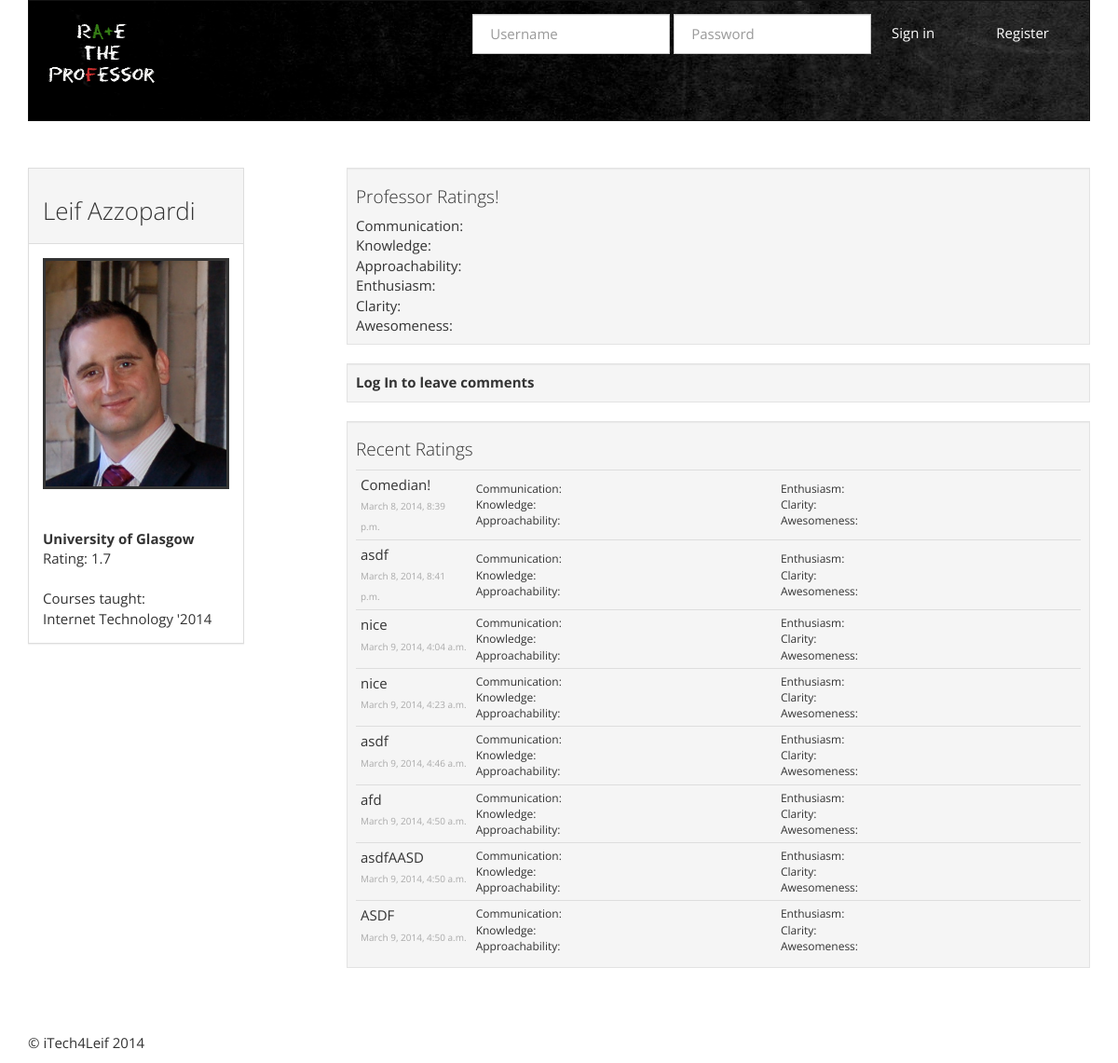
The app's page /rate_the_professor/professor/1/, older data.
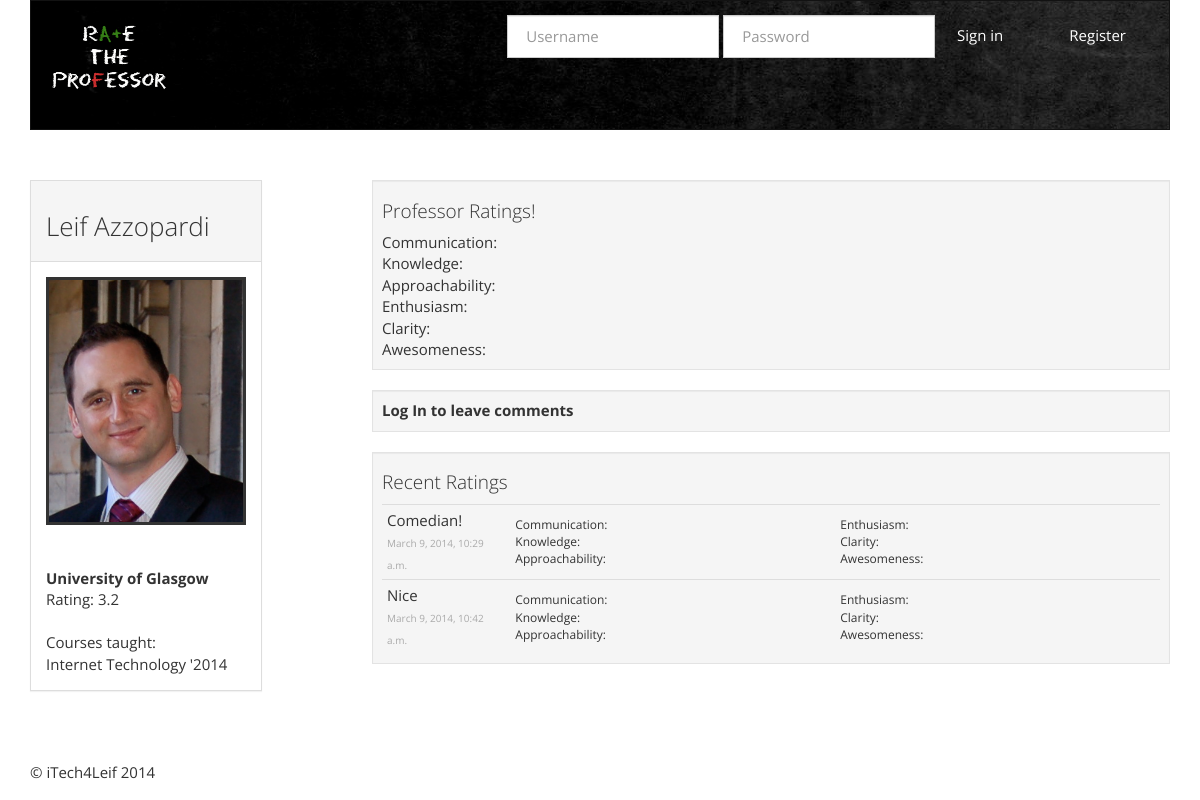
The same page, newer data.
### rate_the_professor/models.py (models this page shows, shortened)
class Professor(models.Model):
    title = models.CharField(max_length=64)
    first_name = models.CharField(max_length=256)
    last_name = models.CharField(max_length=256)
    sum_of_communication = models.DecimalField(max_digits=10, decimal_places=1, default=2.5)
    no_of_communication = models.IntegerField(default=1)
    overall_communication = models.DecimalField(max_digits=2, decimal_places=1, default=2.5)
    sum_of_knowledge = models.DecimalField(max_digits=10, decimal_places=1, default=2.5)
    no_of_knowledge = models.IntegerField(default=1)
    overall_knowledge = models.DecimalField(max_digits=2, decimal_places=1, default=2.5)
    sum_of_approachability = models.DecimalField(max_digits=10, decimal_places=1, default=2.5)
    no_of_approachability = models.IntegerField(default=1)
    overall_approachability = models.DecimalField(max_digits=2, decimal_places=1, default=2.5)
    sum_of_enthusiasm = models.DecimalField(max_digits=10, decimal_places=1, default=2.5)
    no_of_enthusiasm = models.IntegerField(default=1)
    overall_enthusiasm = models.DecimalField(max_digits=2, decimal_places=1, default=2.5)
    sum_of_clarity = models.DecimalField(max_digits=10, decimal_places=1, default=2.5)
    no_of_clarity = models.IntegerField(default=1)
    overall_clarity = models.DecimalField(max_digits=2, decimal_places=1, default=2.5)
    sum_of_awesomeness = models.DecimalField(max_digits=10, decimal_places=1, default=2.5)
    no_of_awesomeness = models.IntegerField(default=1)
    overall_awesomeness = models.DecimalField(max_digits=2, decimal_places=1, default=2.5)
    sum_of_ratings = models.DecimalField(max_digits=10, decimal_places=1, default=2.5)
    no_of_ratings = models.IntegerField(default=1)
    overall_rating = models.DecimalField(max_digits=2, decimal_places=1, default=2.5)
    picture = models.ImageField(upload_to='professors', blank=True)
    university = models.ForeignKey(University)
    courses_taught = models.ManyToManyField(Course)
    website_url = models.URLField()
    def _full_name(self):
        return u'%s %s %s ' % (self.title, self.first_name, self.last_name)
    full_name = property(_full_name)

class University(models.Model):
    uni_name = models.CharField(max_length=256, unique=True)
    website_url = models.URLField()
    def __unicode__(self):
        return self.uni_name

class Course(models.Model):
    course_name = models.CharField(max_length=512)
    university = models.ForeignKey(University)
    department = models.ForeignKey(Department)
    start_date = models.DateField()
    def _course_date(self):
        return self.start_date.strftime("'%Y")
    course_date = property(_course_date)
    def __unicode__(self):
        return u'%s %s' % (self.course_name, self.course_date)

class Rating(models.Model):
    user = models.ForeignKey(User, null=True)
    professor = models.ForeignKey(Professor)
    communication = models.DecimalField(max_digits=2, decimal_places=1, default=2.5)
    knowledge = models.DecimalField(max_digits=2, decimal_places=1, default=2.5)
    approachability = models.DecimalField(max_digits=2, decimal_places=1, default=2.5)
    enthusiasm = models.DecimalField(max_digits=2, decimal_places=1, default=2.5)
    clarity = models.DecimalField(max_digits=2, decimal_places=1, default=2.5)
    awesomeness = models.DecimalField(max_digits=2, decimal_places=1, default=2.5)
    comment = models.CharField(max_length=1024, null=False)
    datetime = models.DateTimeField(auto_now_add=True)
    def _calculate_rating(self):
        return u'%.2f' % ((self.communication + self.knowledge + self.approachability
                + self.enthusiasm + self.clarity + self.awesomeness) / 6)
    rating = property(_calculate_rating)

### rate_the_professor/views.py (the view)
# urls.py: ,url(r'^professor/(?P<professor_id>\w+)/$', views.professor, name='professor')
def professor(request, professor_id):
    context = RequestContext(request)
    context_dict = {'professor_id': professor_id}
    if request.method == 'POST':
        form = RatingForm(request.POST)
        if form.is_valid():
            rating = form.save(commit=False)
            rating.user = request.user
            rating.professor = Professor(id=professor_id)
            form.save()
            professor = Professor.objects.get(id=professor_id)
            update_professor_scores(professor, rating)
            form = RatingForm()
        else:
            pass
    else:
        form = RatingForm()
    try:
        professor = Professor.objects.get(id=professor_id)
        ratings = Rating.objects.filter(professor=professor_id)
        context_dict['ratings'] = ratings
        context_dict['professor'] = professor
        courses_taught = Course.objects.filter(professor__id=professor_id)
        context_dict['courses_taught'] = courses_taught
    except Professor.DoesNotExist:
        pass
    context_dict['form'] = form
    return render_to_response('rate_the_professor/professor.html', context_dict, context)

### rate_the_professor/forms.py
class RatingForm(forms.ModelForm):
    communication = forms.DecimalField(initial=0, help_text="Communication")
    knowledge = forms.DecimalField(initial=0, help_text="Knowledge")
    approachability = forms.DecimalField(initial=0, help_text="Approachability")
    enthusiasm = forms.DecimalField(initial=0, help_text="Enthusiasm")
    clarity = forms.DecimalField(initial=0, help_text="Clarity")
    awesomeness = forms.DecimalField(max_digits=2, decimal_places=1, initial=0, help_text="Awesomeness")
    comment = forms.CharField(widget=forms.TextInput(), max_length=1024, help_text="Comment")
    class Meta:
        model = Rating
        fields = ('communication', 'knowledge', 'approachability', 'enthusiasm', 'clarity', 'awesomeness', 'comment')

### templates/rate_the_professor/professor.html (shortened to what this page needs)
{% extends 'rate_the_professor/base.html' %}
{% load static %}
{% block body_block %}
    {% if professor %}
<div class="panel panel-default">
    <div class="panel-heading"><h3>{{ professor.first_name }} {{ professor.last_name }}</h3></div>
    <div class="panel-body" >
        <table>
            <tr><td>
                <div class="profpic">
                <img src="/media/professors/{{ professor.picture }}" width="200px">
                </div>
            </td></tr>
            <tr><td> <br> </td></tr>
            <tr><td>  <br></td></tr>
            <tr><td><strong>{{ professor.university }}</strong></td></tr>
            <tr><td>Rating: {{ professor.overall_rating }}</td></tr>
            {% if courses_taught %}
            <tr><td>&nbsp;</td></tr>
            <tr><td>Courses taught:</td></tr>
            {% for course in courses_taught %}
            <tr><td>{{ course }}</td></tr>
            {% endfor %}
            {% endif %}
        </table>
    </div>
</div>
        <div class="well well-sm" width=80%>
            <h4>Professor Ratings!</h4>
            <table>
                <tr><td class="prof-rating">Communication: </td><td class="big-rating">{{ professor.overall_communication }}</td></tr>
                <tr><td class="prof-rating">Knowledge: </td><td class="big-rating">{{ professor.overall_knowledge }}</td></tr>
                <tr><td class="prof-rating">Approachability: </td><td class="big-rating">{{ professor.overall_approachability }}</td></tr>
                <tr><td class="prof-rating">Enthusiasm: </td><td class="big-rating">{{ professor.overall_enthusiasm }}</td></tr>
                <tr><td class="prof-rating">Clarity: </td><td class="big-rating">{{ professor.overall_clarity }}</td></tr>
                <tr><td class="prof-rating">Awesomeness: </td><td class="big-rating">{{ professor.overall_awesomeness }}</td></tr>
            </table>
        </div>
        <div class="well well-sm">
            {% if user.is_authenticated %}
                 <strong>Submit Your Rating!</strong>
                 <form id="rating_form" method="post" action="/rate_the_professor/professor/{{ professor.id }}/">
                    {% csrf_token %}
                    {% for hidden in form.hidden_fields %}
                        {{ hidden }}
                    {% endfor %}
                    <div class="prof-rating-form">
                        <table>
                        {% for field in form.visible_fields %}
                        <tr>
                            <td class="prof-rating">{{ field.help_text}}</td>
                            <td>{{ field }} </td>
                            <td>{{ field.errors }}</td>
                        </tr>
                        {% endfor %}
                        </table>
                    </div>
                    <input type="submit" name="submit" value="Create Rating" />
                </form>
            {% else %}
                 <strong>Log In to leave comments</strong>
            {% endif %}
        </div>
        <div class="well well-sm">
            <h4>Recent Ratings</h4>
            {% if ratings %}
                <table>
                    {% for rating in ratings %}
                    <tr class="prof-rating-recent">
                        <td class="prof-rating-comment">
                            <div>{{ rating.comment }}</div>
                            <div><span class="small-rating">{{ rating.rating }}</span> <span class="date">{{ rating.datetime }}</span></div>
                        </td>
                        <td>
                            <table>
                                <tr><td class="prof-rating-type-small">Communication: </td><td class="small-rating">{{ rating.communication }}</td></tr>
                                <tr><td class="prof-rating-type-small">Knowledge: </td><td class="small-rating">{{ rating.knowledge }}</td></tr>
                                <tr><td class="prof-rating-type-small">Approachability: </td><td class="small-rating">{{ rating.approachability }}</td></tr>
                            </table>
                        </td>
                        <td>
                            <table>
                                <tr><td class="prof-rating-type-small">Enthusiasm: </td><td class="small-rating">{{ rating.enthusiasm }}</td></tr>
                                <tr><td class="prof-rating-type-small">Clarity: </td><td class="small-rating">{{ rating.clarity }}</td></tr>
                                <tr><td class="prof-rating-type-small">Awesomeness: </td><td class="small-rating">{{ rating.awesomeness }}</td></tr>
                            </table>
                        </td>
                    </tr>
                    {% endfor %}
                </table>
            {% else %}
                <strong>No ratings currently for professor</strong>
            {% endif %}
        </div>
    {% else %}
        The specified professor {{ professor }} does not exist!
    {% endif %}
{% endblock %}

### templates/rate_the_professor/base.html (shortened to what this page needs)
{% load static %}
<!DOCTYPE html>
<html>
<head>
	<link href="{% static 'css/bootstrap.css' %}" rel="stylesheet">
	<link href="{% static 'css/bootstrap.min.css' %}" rel="stylesheet" media="screen">
</head>
<body>
	<div class="container">
		<div class="navbar navbar-default";>
			<div class="navbar-header">
				<a href="/rate_the_professor/"><img src="{% static 'img/logo.png' %}" class="navbar-brand"></a>
			</div>
			<div class="login-area">
				{% if user.is_authenticated %}
                <div class="navbar-right">
                    <form action="/rate_the_professor/user/">
					    <button class="btn btn-default">Welcome back,  {{ user.username }}</button>
					</form>
					<form action="/rate_the_professor/logout/">
					    <button type="submit" value="Logout" class="btn btn-default">Logout</button>
					</form>
				</div>
				{% else %}
				<div class="navbar-form navbar-right">
                        <form action="/rate_the_professor/register/">
						<button type="submit" class="btn btn-default" background="clear">Register</button>
					</form>
				</div>
				<div class="navbar-right">
						<form class="navbar-form "id="login_form" method="post" action="/rate_the_professor/login/">
                              <input type="text" class="form-control " id = "id_username" name = "username" placeholder="Username">
                              <input type = "password" class="form-control " id = "id_password" name = "password" placeholder="Password" />
                              <button type="submit" class="btn btn-default">Sign in</button>
					</form>
				</div>
				{% endif %}
			</div>
		</div>
        <div>
            {% block body_block %}{% endblock %}
        </div>
	</div>
	<footer>
		<div class="container">
			<p>&copy; iTech4Leif 2014</p>
		</div>
	</footer>
</body>
</html>

### templates/rate_the_professor/professor.html (style rules this page uses)
.well-sm { width:70%; float:right; }
.panel-default { float:left; size:25%; }

Row changes from the older to the newer data that the page shows:
removed Rating: comment "asdf", datetime "March 8, 2014, 8:41 p.m."
removed Rating: comment "nice", datetime "March 9, 2014, 4:04 a.m."
removed Rating: comment "nice", datetime "March 9, 2014, 4:23 a.m."
removed Rating: comment "asdf", datetime "March 9, 2014, 4:46 a.m."
removed Rating: comment "afd", datetime "March 9, 2014, 4:50 a.m."
removed Rating: comment "asdfAASD", datetime "March 9, 2014, 4:50 a.m."
removed Rating: comment "ASDF", datetime "March 9, 2014, 4:50 a.m."
changed Professor "Leif": overall_rating "1.7" → "3.2"
changed Rating "Comedian!": datetime "March 8, 2014, 8:39 p.m." → "March 9, 2014, 10:29 a.m."
added Rating: comment "Nice", datetime "March 9, 2014, 10:42 a.m."
